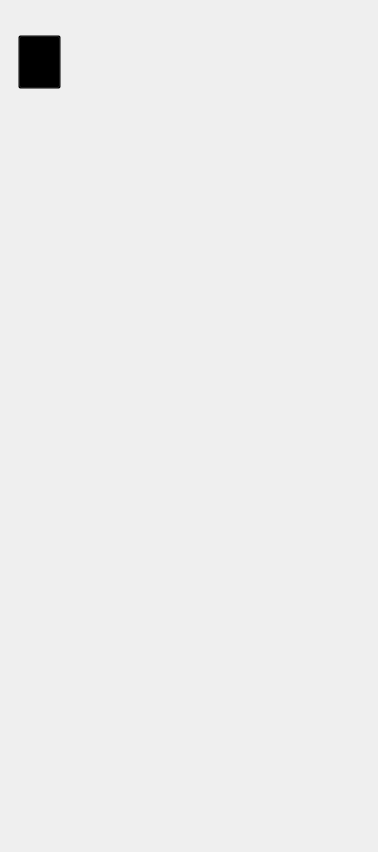
<?xml version="1.0" encoding="UTF-8"?>
<ui version="4.0">
 <class>MainWindow</class>
 <widget class="QMainWindow" name="MainWindow">
  <property name="geometry">
   <rect>
    <x>0</x>
    <y>0</y>
    <width>378</width>
    <height>852</height>
   </rect>
  </property>
  <property name="windowTitle">
   <string>MainWindow</string>
  </property>
  <widget class="QWidget" name="centralwidget">
   <widget class="QScrollArea" name="scrollArea">
    <property name="geometry">
     <rect>
      <x>-21</x>
      <y>-12</y>
      <width>416</width>
      <height>866</height>
     </rect>
    </property>
    <property name="frameShape">
     <enum>QFrame::NoFrame</enum>
    </property>
    <property name="verticalScrollBarPolicy">
     <enum>Qt::ScrollBarAlwaysOn</enum>
    </property>
    <property name="horizontalScrollBarPolicy">
     <enum>Qt::ScrollBarAlwaysOff</enum>
    </property>
    <property name="widgetResizable">
     <bool>true</bool>
    </property>
    <widget class="QWidget" name="scrollAreaWidgetContents">
     <property name="geometry">
      <rect>
       <x>0</x>
       <y>0</y>
       <width>417</width>
       <height>870</height>
      </rect>
     </property>
     <layout class="QFormLayout" name="formLayout">
      <item row="0" column="1">
       <widget class="QLabel" name="label">
        <property name="minimumSize">
         <size>
          <width>393</width>
          <height>852</height>
         </size>
        </property>
        <property name="styleSheet">
         <string notr="true">border-image: url(:/bg/cal.png);</string>
        </property>
        <property name="text">
         <string/>
        </property>
       </widget>
      </item>
     </layout>
    </widget>
   </widget>
   <widget class="QPushButton" name="backButton">
    <property name="geometry">
     <rect>
      <x>18</x>
      <y>35</y>
      <width>43</width>
      <height>54</height>
     </rect>
    </property>
    <property name="styleSheet">
     <string notr="true">
background:none;
background-color:transparent;</string>
    </property>
    <property name="text">
     <string/>
    </property>
   </widget>
  </widget>
 </widget>
 <resources>
  <include location="../calorieIn/images/cal.qrc"/>
 </resources>
 <connections/>
</ui>
